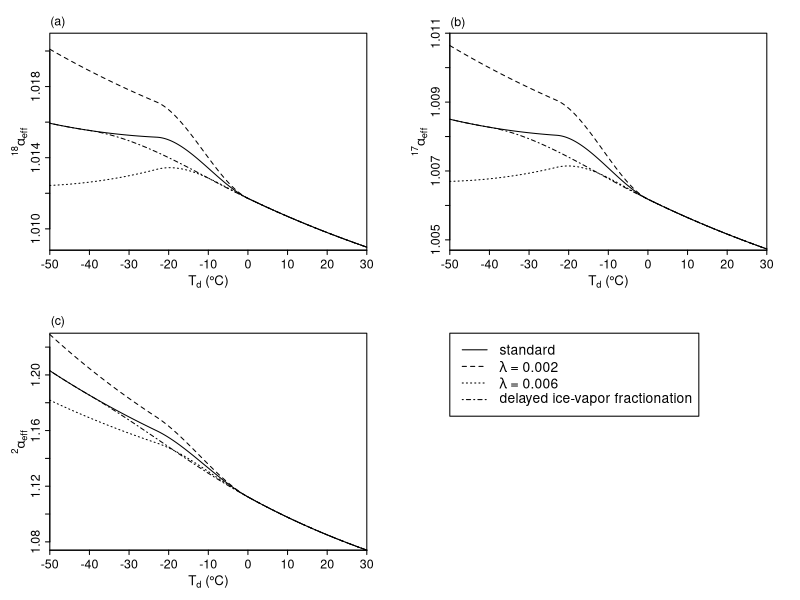

R code for this plot:
#
a18eff <- function(temp,mode="k",vmt,mit,l=0.004) {
  if (temp >= vmt) {
    eq <- exp(1137/temp^2-0.4156/temp-0.00207)
    value <- eq
  }
  else if (temp <= mit) {
    eq <- exp(11.839/temp-0.028224)
    Si <- 1-l*(temp-273.15)
    diff16_18 <- 1.0285
    k <- Si/(eq*diff16_18*(Si-1)+1)
    if (mode=="no k") {k <- 1}
    value <- k*eq
  }
  else {
    eq_273 <- exp(1137/vmt^2-0.4156/vmt-0.00207)
    eq_274 <- exp(1137/(vmt+1)^2-0.4156/(vmt+1)-0.00207)
    eq_250 <- exp(11.839/mit-0.028224)
    eq_249 <- exp(11.839/(mit-1)-0.028224)
    Si_250 <- 1-l*(mit-273.15)
    Si_249 <- 1-l*((mit-1)-273.15)
    diff16_18 <- 1.0285
    k_250 <- Si_250/(eq_250*diff16_18*(Si_250-1)+1)
    k_249 <- Si_249/(eq_249*diff16_18*(Si_249-1)+1)
    if (mode=="no k") {k_250 <- k_249 <- 1}
    x1 <- mit
    x2 <- vmt
    k1 <- eq_250*k_250-eq_249*k_249
    k2 <- eq_274-eq_273
    y1 <- eq_250*k_250
    y2 <- eq_273
    answer <- solve(matrix(c(x1^3,x2^3,3*x1^2,3*x2^2,x1^2,x2^2,2*x1,2*x2,x1,x2,1,1,1,1,0,0),ncol=4),c(y1,y2,k1,k2))
    value <- answer[1]*temp^3+answer[2]*temp^2+answer[3]*temp+answer[4]
  }
  return(value)
}

a17eff <- function(temp,mode="k",vmt,mit,l=0.004) {
  if (temp >= vmt) {
    eq <- exp(1137/temp^2-0.4156/temp-0.00207)^0.529
    value <- eq
  }
  else if (temp <= mit) {
    eq <- exp(11.839/temp-0.028224)^0.529
    Si <- 1-l*(temp-273.15)
    diff16_17 <- 1.0285^0.518
    k <- Si/(eq*diff16_17*(Si-1)+1)
    if (mode=="no k") {k <- 1}
    value <- k*eq
  }
  else {
    eq_273 <- exp(1137/vmt^2-0.4156/vmt-0.00207)^0.529
    eq_274 <- exp(1137/(vmt+1)^2-0.4156/(vmt+1)-0.00207)^0.529
    eq_250 <- exp(11.839/mit-0.028224)^0.529
    eq_249 <- exp(11.839/(mit-1)-0.028224)^0.529
    Si_250 <- 1-l*(mit-273.15)
    Si_249 <- 1-l*((mit-1)-273.15)
    diff16_17 <- 1.0285^0.518
    k_250 <- Si_250/(eq_250*diff16_17*(Si_250-1)+1)
    k_249 <- Si_249/(eq_249*diff16_17*(Si_249-1)+1)
    if (mode=="no k") {k_250 <- k_249 <- 1}
    x1 <- mit
    x2 <- vmt
    k1 <- eq_250*k_250-eq_249*k_249
    k2 <- eq_274-eq_273
    y1 <- eq_250*k_250
    y2 <- eq_273
    answer <- solve(matrix(c(x1^3,x2^3,3*x1^2,3*x2^2,x1^2,x2^2,2*x1,2*x2,x1,x2,1,1,1,1,0,0),ncol=4),c(y1,y2,k1,k2))
    value <- answer[1]*temp^3+answer[2]*temp^2+answer[3]*temp+answer[4]
  }
  return(value)
}

a2eff <- function(temp,mode="k",vmt,mit,l=0.004) {
  if (temp >= vmt) {
    eq <- exp(24844/temp^2-76.248/temp+0.05261)
    value <- eq
  }
  else if (temp <= mit) {
    eq <- exp(16289/temp^2-0.0945)
    Si <- 1-l*(temp-273.15)
    diff1_2 <- 1.0251
    k <- Si/(eq*diff1_2*(Si-1)+1)
    if (mode=="no k") {k <- 1}
    value <- k*eq
  }
  else {
    eq_273 <- exp(24844/vmt^2-76.248/vmt+0.05261)
    eq_274 <- exp(24844/(vmt+1)^2-76.248/(vmt+1)+0.05261)
    eq_250 <- exp(16289/mit^2-0.0945)
    eq_249 <- exp(16289/(mit-1)^2-0.0945)
    Si_250 <- 1-l*(mit-273.15)
    Si_249 <- 1-l*((mit-1)-273.15)
    diff1_2 <- 1.0251
    k_250 <- Si_250/(eq_250*diff1_2*(Si_250-1)+1)
    k_249 <- Si_249/(eq_249*diff1_2*(Si_249-1)+1)
    if (mode=="no k") {k_250 <- k_249 <- 1}
    x1 <- mit
    x2 <- vmt
    k1 <- eq_250*k_250-eq_249*k_249
    k2 <- eq_274-eq_273
    y1 <- eq_250*k_250
    y2 <- eq_273
    answer <- solve(matrix(c(x1^3,x2^3,3*x1^2,3*x2^2,x1^2,x2^2,2*x1,2*x2,x1,x2,1,1,1,1,0,0),ncol=4),c(y1,y2,k1,k2))
    value <- answer[1]*temp^3+answer[2]*temp^2+answer[3]*temp+answer[4]
  }
  return(value)
}

temp <- seq(-50,30,0.1)
a18 <- a17 <- a2 <- vector()
a18_2 <- a17_2 <- a2_2 <- vector()
a18_6 <- a17_6 <- a2_6 <- vector()
a18_d <- a17_d <- a2_d <- vector()
for (i in 1:length(temp)){
  a18[i] <- a18eff(temp[i]+273.15,"k",273.15,250.15)
  a17[i] <- a17eff(temp[i]+273.15,"k",273.15,250.15)
  a2[i] <- a2eff(temp[i]+273.15,"k",273.15,250.15)
  a18_2[i] <- a18eff(temp[i]+273.15,"k",273.15,250.15,0.002)
  a17_2[i] <- a17eff(temp[i]+273.15,"k",273.15,250.15,0.002)
  a2_2[i] <- a2eff(temp[i]+273.15,"k",273.15,250.15,0.002)
  a18_6[i] <- a18eff(temp[i]+273.15,"k",273.15,250.15,0.006)
  a17_6[i] <- a17eff(temp[i]+273.15,"k",273.15,250.15,0.006)
  a2_6[i] <- a2eff(temp[i]+273.15,"k",273.15,250.15,0.006)
  a18_d[i] <- a18eff(temp[i]+273.15,"k",263.15,233.15)
  a17_d[i] <- a17eff(temp[i]+273.15,"k",263.15,233.15)
  a2_d[i] <- a2eff(temp[i]+273.15,"k",263.15,233.15)
}

#
par(mfrow=c(2,2),mar=c(3,3,2,2),xpd=T)
plot(temp,a18,type="l",xlim=c(-50,30),ylim=c(1.0088,1.021),xaxs="i",yaxs="i",xaxt="n",yaxt="n")
axis(1,seq(-50,30,10),cex.axis=0.9,padj=-1.3,tck=-0.02)
axis(2,seq(1.01,1.02,0.002),cex.axis=0.9,padj=1.1,tck=-0.02)
mtext(expression(paste("T"[d]," (\u00B0C)")),1,padj=1.9,cex=0.8)
mtext(expression(paste(""^18,alpha[eff])),2,padj=-1.2,cex=0.8)
lines(temp,a18_2,lty=2)
lines(temp,a18_6,lty=3)
lines(temp,a18_d,lty=4)
text(-48,1.0216,"(a)",cex=0.9)

plot(temp,a17,type="l",xlim=c(-50,30),ylim=c(1.0047,1.011),xaxs="i",yaxs="i",xaxt="n",yaxt="n")
axis(1,seq(-50,30,10),cex.axis=0.9,padj=-1.3,tck=-0.02)
axis(2,seq(1.005,1.011,0.001),cex.axis=0.9,padj=1.1,tck=-0.02)
mtext(expression(paste("T"[d]," (\u00B0C)")),1,padj=1.9,cex=0.8)
mtext(expression(paste(""^17,alpha[eff])),2,padj=-1.2,cex=0.8)
lines(temp,a17_2,lty=2)
lines(temp,a17_6,lty=3)
lines(temp,a17_d,lty=4)
text(-48,1.01129,"(b)",cex=0.9)

plot(temp,a2,type="l",xlim=c(-50,30),ylim=c(1.074,1.23),xaxs="i",yaxs="i",xaxt="n",yaxt="n")
axis(1,seq(-50,30,10),cex.axis=0.9,padj=-1.3,tck=-0.02)
axis(2,seq(1.08,1.22,0.02),cex.axis=0.9,padj=1.1,tck=-0.02)
mtext(expression(paste("T"[d]," (\u00B0C)")),1,padj=1.9,cex=0.8)
mtext(expression(paste(""^2,alpha[eff])),2,padj=-1.2,cex=0.8)
lines(temp,a2_2,lty=2)
lines(temp,a2_6,lty=3)
lines(temp,a2_d,lty=4)
text(-48,1.238,"(c)",cex=0.9)

plot.new()
legend("topleft",c("standard",
                   expression(paste(lambda," = 0.002")),
                   expression(paste(lambda," = 0.006")),
                   "delayed ice-vapor fractionation"),
       lty=c(1,2,3,4))